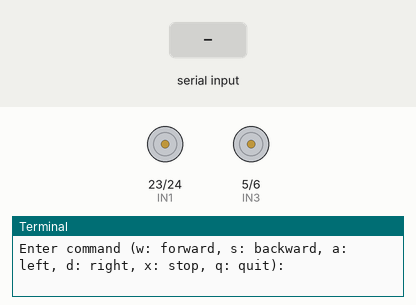
Bench run of a program on a simulated Raspberry Pi (BCM pin numbers). On the bench: motor-driver pin pairs drawn as motors (green arrow = first pin HIGH = forward, orange = second pin HIGH = backward, longer = more drive, scaled by the enable pin), the last lines printed to the terminal. The inputs (shaded band) are chosen by the test bench.

Above: at 1.2 s.
1.3 s: "a" typed at the terminal, then Enter
At 2.5 s:
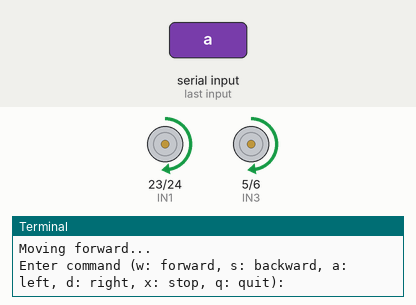
2.8 s: "d" typed at the terminal, then Enter
At 3.8 s:
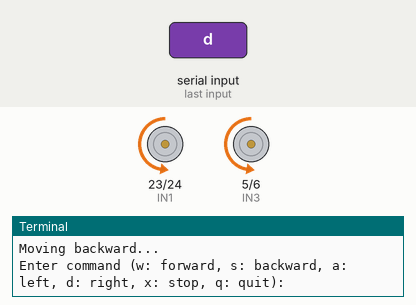
4.3 s: "w" typed at the terminal, then Enter
At 5.0 s:
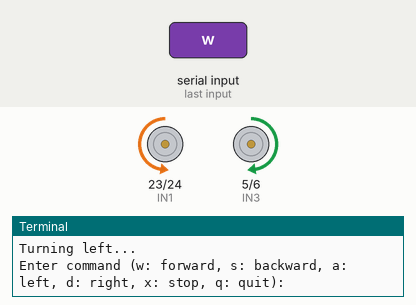
5.8 s: "s" typed at the terminal, then Enter
At 6.1 s:
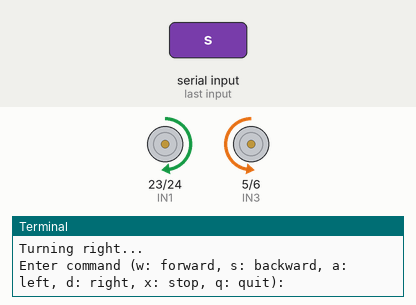
Timing chart, 0 to 8.3 s (numbered marks = the images above; inputs shaded):
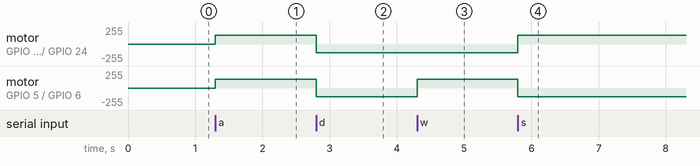

The program:

Movment_contoller.py
```python
import RPi.GPIO as GPIO
import time

# GPIO pin assignments for Motor 1 (left side)
IN1 = 23  # GPIO pin for Motor 1 direction
IN2 = 24  # GPIO pin for Motor 1 direction
ENA = 25  # GPIO pin for Motor 1 enable (PWM)

# GPIO pin assignments for Motor 2 (right side)
IN3 = 5   # GPIO pin for Motor 2 direction
IN4 = 6   # GPIO pin for Motor 2 direction
ENB = 26  # GPIO pin for Motor 2 enable (PWM)

# Setup GPIO
GPIO.setmode(GPIO.BCM)
GPIO.setup(IN1, GPIO.OUT, initial=GPIO.LOW)
GPIO.setup(IN2, GPIO.OUT, initial=GPIO.LOW)
GPIO.setup(ENA, GPIO.OUT, initial=GPIO.LOW)
GPIO.setup(IN3, GPIO.OUT, initial=GPIO.LOW)
GPIO.setup(IN4, GPIO.OUT, initial=GPIO.LOW)
GPIO.setup(ENB, GPIO.OUT, initial=GPIO.LOW)

# Initialize PWM on ENA and ENB with 100Hz frequency
pwm1 = GPIO.PWM(ENA, 100)
pwm2 = GPIO.PWM(ENB, 100)
pwm1.start(0)
pwm2.start(0)

def move_forward(speed):
    # Both motors forward
    GPIO.output(IN1, GPIO.HIGH)
    GPIO.output(IN2, GPIO.LOW)
    GPIO.output(IN3, GPIO.HIGH)
    GPIO.output(IN4, GPIO.LOW)
    pwm1.ChangeDutyCycle(speed)
    pwm2.ChangeDutyCycle(speed)

def move_backward(speed):
    # Both motors backward
    GPIO.output(IN1, GPIO.LOW)
    GPIO.output(IN2, GPIO.HIGH)
    GPIO.output(IN3, GPIO.LOW)
    GPIO.output(IN4, GPIO.HIGH)
    pwm1.ChangeDutyCycle(speed)
    pwm2.ChangeDutyCycle(speed)

def turn_left(speed):
    # Left motor backward, Right motor forward
    GPIO.output(IN1, GPIO.LOW)
    GPIO.output(IN2, GPIO.HIGH)
    GPIO.output(IN3, GPIO.HIGH)
    GPIO.output(IN4, GPIO.LOW)
    pwm1.ChangeDutyCycle(speed)
    pwm2.ChangeDutyCycle(speed)

def turn_right(speed):
    # Left motor forward, Right motor backward
    GPIO.output(IN1, GPIO.HIGH)
    GPIO.output(IN2, GPIO.LOW)
    GPIO.output(IN3, GPIO.LOW)
    GPIO.output(IN4, GPIO.HIGH)
    pwm1.ChangeDutyCycle(speed)
    pwm2.ChangeDutyCycle(speed)

def stop_motors():
    # Stop both motors
    GPIO.output(IN1, GPIO.LOW)
    GPIO.output(IN2, GPIO.LOW)
    GPIO.output(IN3, GPIO.LOW)
    GPIO.output(IN4, GPIO.LOW)
    pwm1.ChangeDutyCycle(0)
    pwm2.ChangeDutyCycle(0)

try:
    while True:
        command = input("Enter command (w: forward, s: backward, a: left, d: right, x: stop, q: quit): ").strip().lower()
        if command == 'a':
            print("Moving forward...")
            move_forward(speed=50)  # 50% speed
        elif command == 'd':
            print("Moving backward...")
            move_backward(speed=50)  # 50% speed
        elif command == 'w':
            print("Turning left...")
            turn_left(speed=50)  # 50% speed
        elif command == 's':
            print("Turning right...")
            turn_right(speed=50)  # 50% speed
        elif command == 'x':
            print("Stopping...")
            stop_motors()
        elif command == 'q':
            print("Exiting program.")
            break
        else:
            print("Invalid command. Please enter 'w', 's', 'a', 'd', 'x', or 'q'.")

except KeyboardInterrupt:
    print("Program interrupted by user.")

finally:
    stop_motors()
    pwm1.stop()
    pwm2.stop()
    GPIO.cleanup()
    print("GPIO cleanup completed.")
```

Measured:
- after the input at 1.3 s, motor on GPIO 23 (IN1) / GPIO 24 (IN2), motor on GPIO 5 (IN3) / GPIO 6 (IN4): stopped → forward 128/255 at once
- after the input at 2.8 s, motor on GPIO 23 (IN1) / GPIO 24 (IN2), motor on GPIO 5 (IN3) / GPIO 6 (IN4): forward 128/255 → backward 128/255 at once
- after the input at 4.3 s, motor on GPIO 5 (IN3) / GPIO 6 (IN4): backward 128/255 → forward 128/255 at once
- after the input at 5.8 s, motor on GPIO 23 (IN1) / GPIO 24 (IN2): backward 128/255 → forward 128/255 at once; motor on GPIO 5 (IN3) / GPIO 6 (IN4): forward 128/255 → backward 128/255 at once
